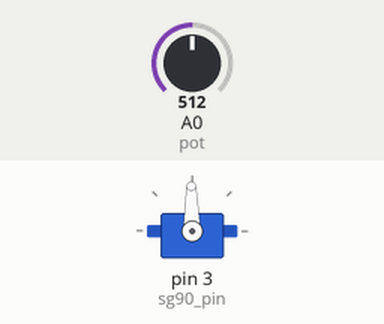
Bench run of a sketch on a simulated Arduino Uno, built with avr-gcc and run on an emulated ATmega328P. Shown: servo. The inputs (shaded band) are chosen by the test bench; at power-on: A0 (pot) = 512.

Above: at 1.2 s.
1.3 s: A0 (pot) set to 716
At 2.2 s:
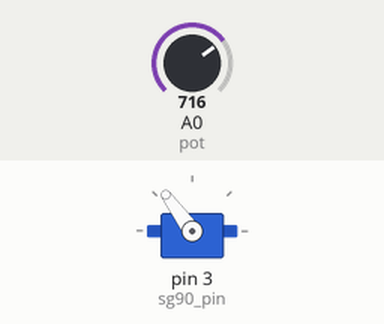
2.8 s: A0 (pot) set to 900
At 3.3 s:
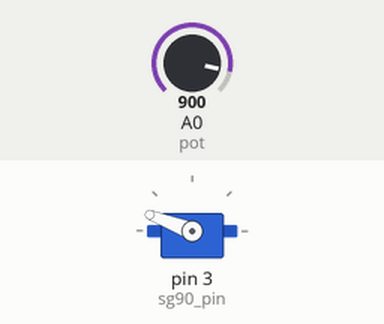
4.3 s: A0 (pot) set to 1023
At 5.5 s:
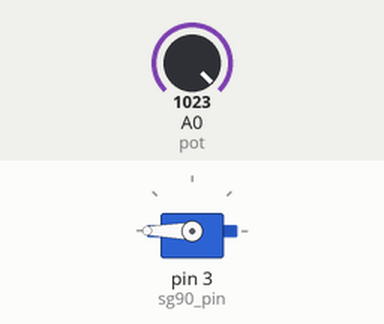
5.8 s: A0 (pot) set to 306
At 6.8 s:
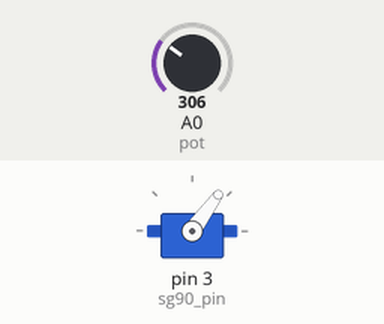
7.3 s: A0 (pot) set to 122
At 7.9 s:
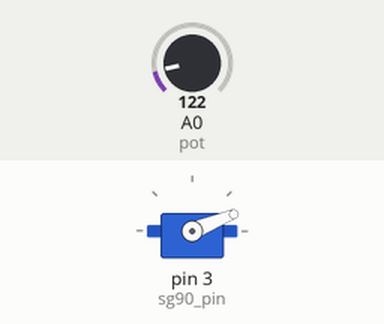
Timing chart, 0 to 9.8 s (numbered marks = the images above; inputs shaded):
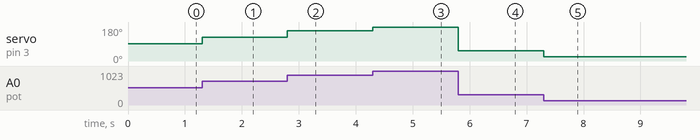

The sketch:

6-SERVOMOTOR_POTENCIOMETRO.ino
```cpp
#include <Servo.h> //Incluimos la biblioteca
int pot = A0; //Potenciómetro en PIN A0
int sg90_pin = 3; //Servo en el PIN 3
int angle = 0; //Variable para guardar ángulo de giro
Servo sg90; //Variable para el servo
void setup(){
	sg90.attach(sg90_pin); //Decimos a Arduino que controle el servo en el PIN 3
}
void loop()
{
	int pot_value = analogRead(pot); //Leemos valor de posición del potenciómetro
	angle = map (pot_value,1023,0,180,0); //Mapeamos valores de 0-1023 a 0-180
	sg90.write(angle); //Posicionamos el servo en el ángulo correspondiente
}
```

Measured:
- after the input at 1.3 s, servo on pin 3 (sg90_pin): 91° → 126° at once
- after the input at 2.8 s, servo on pin 3 (sg90_pin): 126° → 159° at once
- after the input at 4.3 s, servo on pin 3 (sg90_pin): 159° → 180° at once
- after the input at 5.8 s, servo on pin 3 (sg90_pin): 180° → 54° at once
- after the input at 7.3 s, servo on pin 3 (sg90_pin): 54° → 22° at once
